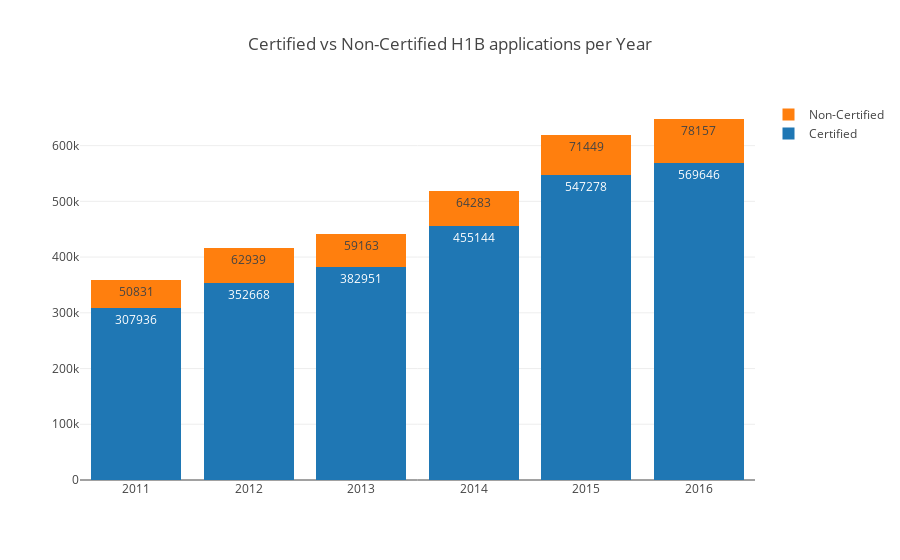

The notebook cell saved with this chart:
### Code cell
# Histogram for number of applications per year
years_frame_non_cert = h1b_frame.loc[h1b_frame['CASE_STATUS'] != 'CERTIFIED'].groupby('YEAR').count()
X = years_frame_non_cert.index.values
Y = years_frame_non_cert[['Unnamed: 0']].values.flatten()
trace_non_cert = go.Bar(x=X, 
                        y=Y, 
                        name="Non-Certified",
                        text=Y, 
                        textposition = 'auto')

# Histogram for number of applications per year that are 'CERTIFIED', 
# which means 'meeting the minumum requirement'.
years_frame_cert = h1b_frame.loc[h1b_frame['CASE_STATUS'] == 'CERTIFIED'].groupby('YEAR').count()
X = years_frame_cert.index.values
Y = years_frame_cert[['Unnamed: 0']].values.flatten()
trace_cert = go.Bar(x=X, 
                    y=Y, 
                    name="Certified", 
                    text=Y, 
                    textposition = 'auto')

data = [trace_cert, trace_non_cert]
layout = go.Layout(
    title="Certified vs Non-Certified H1B applications per Year",
    barmode='stack'  
)
fig = go.Figure(
    data=data, 
    layout=layout
)
iplot(fig, 
      filename='stacked-bar', 
)

### Figure 1 — Plotly figure (JSON) as saved in the notebook; plotly's stock layout.template omitted (floating-point values rounded to 4 significant figures)
{"data": [{"name": "Certified", "text": [307936, 352668, 382951, 455144, 547278, 569646], "textposition": "auto", "type": "bar", "x": [2011, 2012, 2013, 2014, 2015, 2016], "y": [307936, 352668, 382951, 455144, 547278, 569646]}, {"name": "Non-Certified", "text": [50831, 62939, 59163, 64283, 71449, 78157], "textposition": "auto", "type": "bar", "x": [2011, 2012, 2013, 2014, 2015, 2016], "y": [50831, 62939, 59163, 64283, 71449, 78157]}], "layout": {"barmode": "stack", "title": "Certified vs Non-Certified H1B applications per Year"}}
